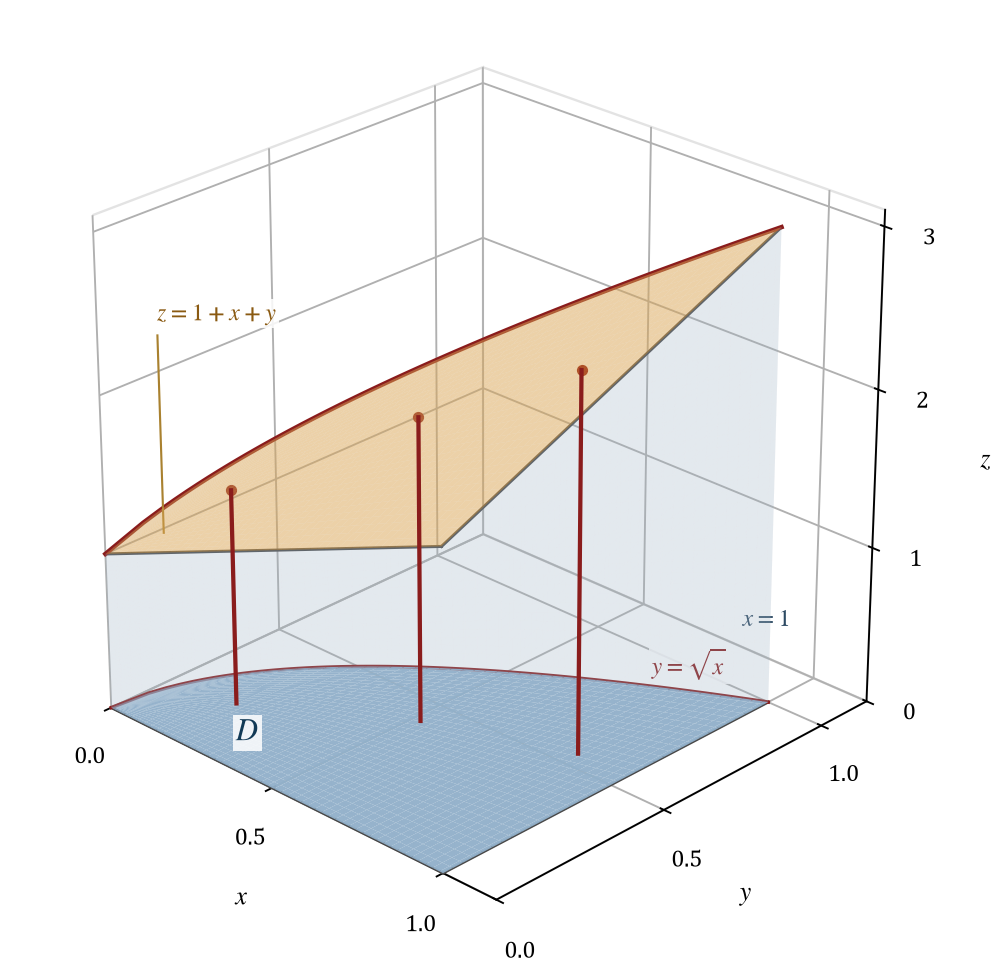

Write Python code to recreate this figure.
"""Draw the solid under z = 1 + x + y above the plane region bounded by y = sqrt(x), y = 0, x = 1.

The roof plane is translucent and covers the base region exactly. Three walls join
the base to the roof, and three vertical fibres show the gap between them.
"""

import base64

import matplotlib
import numpy as np

matplotlib.use("Agg")
import matplotlib.pyplot as plt

plt.rcParams.update({
    "font.family": "serif",
    "font.serif": ["Cambria", "Times New Roman", "DejaVu Serif"],
    "mathtext.fontset": "stix",
    "font.size": 10,
    "axes.labelsize": 11,
})

figure = plt.figure(figsize=(7.4, 5.9))
axes = figure.add_subplot(111, projection="3d")

# The base region: x = u, y = v*sqrt(u) maps the unit square onto D.
u = np.linspace(0.0, 1.0, 100)
v = np.linspace(0.0, 1.0, 70)
grid_u, grid_v = np.meshgrid(u, v)
grid_x = grid_u
grid_y = grid_v * np.sqrt(grid_u)

axes.plot_surface(grid_x, grid_y, np.zeros_like(grid_x), color="#8fb0cc",
                  alpha=0.95, linewidth=0.0, shade=False)

# The roof covers the same base region, so its boundary is the curved edge y = sqrt(x).
axes.plot_surface(grid_x, grid_y, 1.0 + grid_x + grid_y, color="#e8a33d",
                  alpha=0.42, linewidth=0.0, shade=False)

# The three walls of E: one flat wall at y = 0, one at x = 1, and one curved wall.
wall_color = "#9fb2c4"
wall_a, wall_t = np.meshgrid(np.linspace(0.0, 1.0, 60), np.linspace(0.0, 1.0, 40))
axes.plot_surface(wall_a, np.zeros_like(wall_a), wall_t * (1.0 + wall_a),
                  color=wall_color, alpha=0.15, linewidth=0.0, shade=False)
axes.plot_surface(np.ones_like(wall_a), wall_a, wall_t * (2.0 + wall_a),
                  color=wall_color, alpha=0.15, linewidth=0.0, shade=False)
curved_u, curved_t = np.meshgrid(u, np.linspace(0.0, 1.0, 40))
axes.plot_surface(curved_u, np.sqrt(curved_u),
                  curved_t * (1.0 + curved_u + np.sqrt(curved_u)),
                  color=wall_color, alpha=0.15, linewidth=0.0, shade=False)

# Boundary curves of the base and of the roof.
edge_color = "#4a4a4a"
axes.plot(u, np.zeros_like(u), 1.0 + u, color=edge_color, linewidth=1.3)
axes.plot(np.ones_like(u), u, 2.0 + u, color=edge_color, linewidth=1.3)
axes.plot(u, np.sqrt(u), 1.0 + u + np.sqrt(u), color="#8a1c1c", linewidth=1.9)
axes.plot(u, np.zeros_like(u), np.zeros_like(u), color=edge_color, linewidth=1.2)
axes.plot(np.ones_like(u), u, np.zeros_like(u), color=edge_color, linewidth=1.2)
axes.plot(u, np.sqrt(u), np.zeros_like(u), color="#8a1c1c", linewidth=1.5)
axes.plot([0.0, 0.0], [0.0, 0.0], [1.0, 1.0], color=edge_color, linewidth=1.0)

for fibre_x, fibre_y in ((0.18, 0.20), (0.52, 0.42), (0.86, 0.55)):
    axes.plot([fibre_x, fibre_x], [fibre_y, fibre_y], [0.0, 1.0 + fibre_x + fibre_y],
              color="#8a1c1c", linewidth=1.8, zorder=10)
    axes.scatter([fibre_x], [fibre_y], [1.0 + fibre_x + fibre_y],
                 color="#8a1c1c", s=14, depthshade=False)

# A short vertical leader ties the roof label to the roof surface.
axes.plot([0.12, 0.12], [0.06, 0.06], [1.19, 2.42], color="#a9812f", linewidth=0.9)
box = {"facecolor": "white", "edgecolor": "none", "alpha": 0.85, "pad": 1.2}
axes.text(0.12, 0.06, 2.48, r"$z = 1 + x + y$", color="#8a5a12", fontsize=10,
          ha="left", va="bottom", bbox=box)
axes.text(0.78, 0.99, 0.03, r"$y = \sqrt{x}$", color="#8a1c1c", fontsize=10,
          ha="center", va="center", bbox=box)
axes.text2D(0.815, 0.345, r"$x = 1$", transform=axes.transAxes, color="#2d4a63",
             fontsize=10, ha="center", va="center", bbox=box)
axes.text(0.32, 0.10, 0.06, r"$D$", color="#123a56", fontsize=13, zorder=40,
          ha="center", va="center", bbox=box)

axes.set_xlabel(r"$x$", labelpad=8)
axes.set_ylabel(r"$y$", labelpad=8)
axes.set_zlabel(r"$z$", labelpad=8)
axes.set_xlim(0.0, 1.15)
axes.set_ylim(0.0, 1.15)
axes.set_zlim(0.0, 3.1)
axes.set_xticks([0.0, 0.5, 1.0])
axes.set_yticks([0.0, 0.5, 1.0])
axes.set_zticks([0.0, 1.0, 2.0, 3.0])
axes.set_box_aspect((1.0, 1.0, 1.0))
axes.view_init(elev=26, azim=-46)
for pane in (axes.xaxis.pane, axes.yaxis.pane, axes.zaxis.pane):
    pane.set_facecolor((1.0, 1.0, 1.0, 0.0))
    pane.set_edgecolor("#c8c8c8")

figure.tight_layout()
output_path = "part1_figure1.png"
figure.savefig(output_path, dpi=170, bbox_inches="tight", facecolor="white")
with open(output_path, "rb") as image_file:
    encoded = base64.b64encode(image_file.read()).decode("ascii")
with open("part1_figure1.b64.txt", "w", encoding="ascii") as text_file:
    text_file.write(encoded)
print(f"saved {output_path} and part1_figure1.b64.txt ({len(encoded)} base64 characters)")
